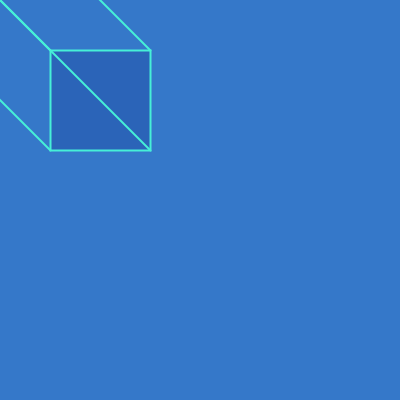
Frame 1 (no input)
Frame 60 (the mouse pressed at the canvas centre just before this capture): identical to frame 1, image omitted
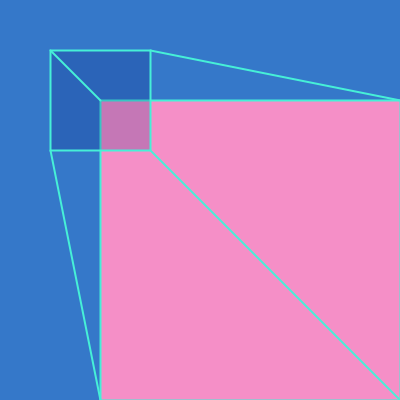
Frame 120 (the mouse held since frame 60 and released just before this capture)

The Processing sketch that drew these frames (run headless with seeded random() and noise(); from frame 60 on, the mouse is pressed at the canvas centre):

// Processing sketch: processing_113633
// ── processing_113633.pde

void setup(){
  size (400,400);
  background(53,120,201);
   
}
 
 
void draw(){
  background(53,120,201);
  //noStroke();
  fill(245,143,199);
  stroke(70,240,215);
  strokeWeight(2);
  rect(mouseX-100,mouseY-100,mouseX+100,mouseY+100);
  fill(0,18,113,50);
  rect(width/8,50,100,100);
  line(50,50,mouseX-100,mouseY-100);
  line(150,50,mouseX+mouseX,mouseY-100);
  line(50,150,mouseX-100,mouseY+mouseY);
  line(150,150,mouseX+mouseX, mouseY+mouseY);
   
   
  
   
   
  println(mouseX + " " + mouseY);
   
   
  }
